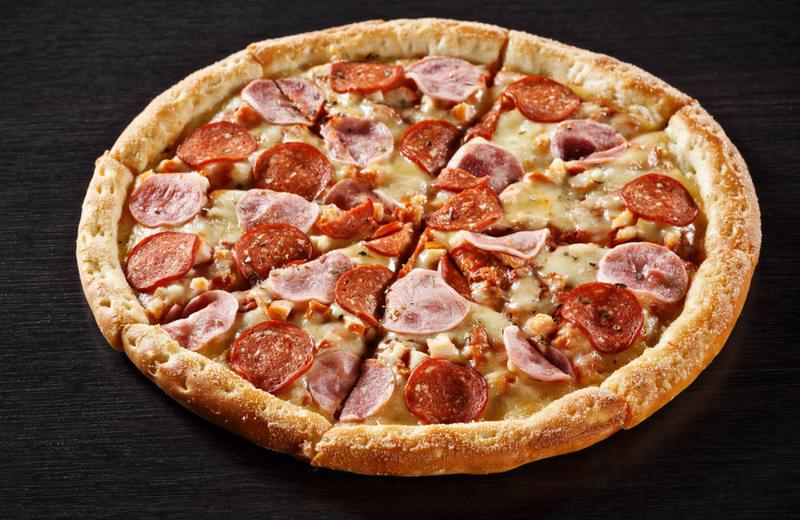
#> input picture Pizza.jpg, 800 x 520 px
$ python 3_SharpeningMethods.py
#> lines starting #> are read from the running program, lines starting #| are printed output that depends on the picture
import cv2
import numpy as np

# Загружаем изображение
image = cv2.imread('Pizza.jpg')
#> image is the input picture: shape (520, 800, 3); mean B, G, R 62.3, 84.4, 122.6

if image is None:
    print("Ошибка: не удалось загрузить изображение!")
    exit()

# Метод 3.1: Повышение резкости с помощью свертки
def sharpen_convolution(img):
    kernel = np.array([[0, -1, 0],
                       [-1, 5, -1],
                       [0, -1, 0]])
    sharpened = cv2.filter2D(img, -1, kernel)
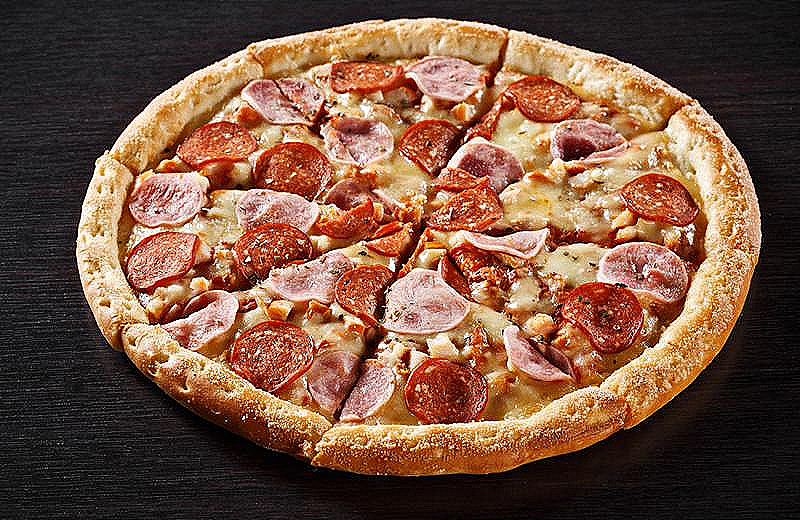
#> sharpened: shape (520, 800, 3); mean B, G, R 64.5, 84.7, 120.1
    return sharpened

# Метод 3.2: Маска нерезкости (Unsharp Mask)
def unsharp_mask(img, kernel_size=(5, 5), alpha=1.5, beta=-0.5, gamma=0):
#> called with kernel_size = (5, 5), alpha = 1.5, beta = -0.5, gamma = 0
    blurred = cv2.GaussianBlur(img, kernel_size, 0)
    sharpened = cv2.addWeighted(img, alpha, blurred, beta, gamma)
    return sharpened

# Применяем оба метода
sharpened_conv = sharpen_convolution(image)
sharpened_unsharp = unsharp_mask(image)

# Отображаем в трех отдельных окнах
cv2.imshow('1. Original Image', image)
cv2.imshow('2. Sharpened - Convolution Method', sharpened_conv)
cv2.imshow('3. Sharpened - Unsharp Mask Method', sharpened_unsharp)

print("Нажмите любую клавишу для закрытия окон...")

cv2.waitKey(0)
cv2.destroyAllWindows()
